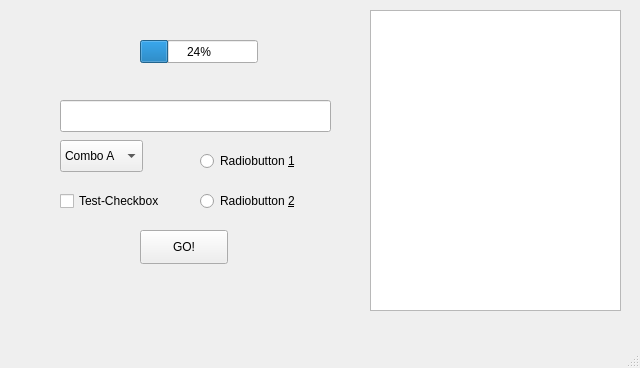
<?xml version="1.0" encoding="UTF-8"?>
<ui version="4.0">
 <class>MainWindow</class>
 <widget class="QMainWindow" name="MainWindow">
  <property name="geometry">
   <rect>
    <x>0</x>
    <y>0</y>
    <width>640</width>
    <height>368</height>
   </rect>
  </property>
  <property name="windowTitle">
   <string>MainWindow</string>
  </property>
  <widget class="QWidget" name="centralwidget">
   <widget class="QPushButton" name="pushButton">
    <property name="geometry">
     <rect>
      <x>140</x>
      <y>230</y>
      <width>88</width>
      <height>34</height>
     </rect>
    </property>
    <property name="text">
     <string>GO!</string>
    </property>
   </widget>
   <widget class="QCheckBox" name="checkBox">
    <property name="geometry">
     <rect>
      <x>60</x>
      <y>190</y>
      <width>121</width>
      <height>22</height>
     </rect>
    </property>
    <property name="text">
     <string>Test-Checkbox</string>
    </property>
   </widget>
   <widget class="QRadioButton" name="radioButton">
    <property name="geometry">
     <rect>
      <x>200</x>
      <y>150</y>
      <width>121</width>
      <height>22</height>
     </rect>
    </property>
    <property name="text">
     <string>Radiobutton &amp;1</string>
    </property>
   </widget>
   <widget class="QRadioButton" name="radioButton_2">
    <property name="geometry">
     <rect>
      <x>200</x>
      <y>190</y>
      <width>111</width>
      <height>22</height>
     </rect>
    </property>
    <property name="text">
     <string>Radiobutton &amp;2</string>
    </property>
   </widget>
   <widget class="QLineEdit" name="lineEdit">
    <property name="geometry">
     <rect>
      <x>60</x>
      <y>100</y>
      <width>271</width>
      <height>32</height>
     </rect>
    </property>
   </widget>
   <widget class="QComboBox" name="comboBox">
    <property name="geometry">
     <rect>
      <x>60</x>
      <y>140</y>
      <width>83</width>
      <height>32</height>
     </rect>
    </property>
    <item>
     <property name="text">
      <string>Combo A</string>
     </property>
    </item>
    <item>
     <property name="text">
      <string>Combo B</string>
     </property>
    </item>
   </widget>
   <widget class="QProgressBar" name="progressBar">
    <property name="geometry">
     <rect>
      <x>140</x>
      <y>40</y>
      <width>118</width>
      <height>23</height>
     </rect>
    </property>
    <property name="value">
     <number>24</number>
    </property>
   </widget>
   <widget class="QTextEdit" name="textEdit">
    <property name="geometry">
     <rect>
      <x>370</x>
      <y>10</y>
      <width>251</width>
      <height>301</height>
     </rect>
    </property>
    <property name="readOnly">
     <bool>true</bool>
    </property>
   </widget>
  </widget>
  <widget class="QMenuBar" name="menubar">
   <property name="geometry">
    <rect>
     <x>0</x>
     <y>0</y>
     <width>640</width>
     <height>30</height>
    </rect>
   </property>
  </widget>
  <widget class="QStatusBar" name="statusbar"/>
 </widget>
 <resources/>
 <connections/>
</ui>
